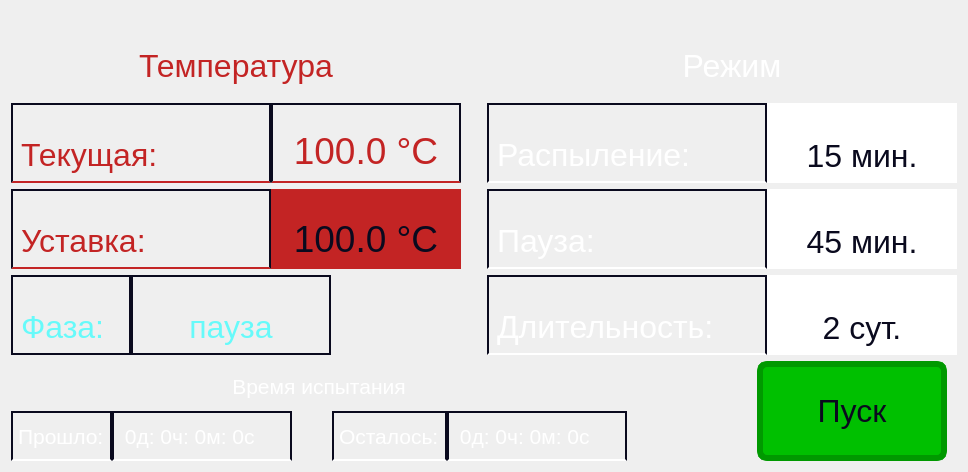
      <widget class="QWidget" name="tab">
       <attribute name="title">
        <string>Режим</string>
       </attribute>
       <layout class="QVBoxLayout" name="verticalLayout_2">
        <item>
         <spacer name="verticalSpacer">
          <property name="orientation">
           <enum>Qt::Vertical</enum>
          </property>
          <property name="sizeType">
           <enum>QSizePolicy::Maximum</enum>
          </property>
          <property name="sizeHint" stdset="0">
           <size>
            <width>20</width>
            <height>30</height>
           </size>
          </property>
         </spacer>
        </item>
        <item>
         <layout class="QHBoxLayout" name="horizontalLayout_5">
          <property name="topMargin">
           <number>0</number>
          </property>
          <property name="bottomMargin">
           <number>6</number>
          </property>
          <item>
           <widget class="QLabel" name="label_4">
            <property name="minimumSize">
             <size>
              <width>450</width>
              <height>50</height>
             </size>
            </property>
            <property name="font">
             <font>
              <pointsize>24</pointsize>
             </font>
            </property>
            <property name="styleSheet">
             <string notr="true">color: rgb(195, 36, 36);</string>
            </property>
            <property name="text">
             <string>Температура</string>
            </property>
            <property name="alignment">
             <set>Qt::AlignCenter</set>
            </property>
           </widget>
          </item>
          <item>
           <spacer name="horizontalSpacer_5">
            <property name="orientation">
             <enum>Qt::Horizontal</enum>
            </property>
            <property name="sizeHint" stdset="0">
             <size>
              <width>40</width>
              <height>20</height>
             </size>
            </property>
           </spacer>
          </item>
          <item>
           <widget class="QLabel" name="label_2">
            <property name="minimumSize">
             <size>
              <width>450</width>
              <height>50</height>
             </size>
            </property>
            <property name="font">
             <font>
              <pointsize>24</pointsize>
             </font>
            </property>
            <property name="styleSheet">
             <string notr="true">color: rgb(255, 255, 255);</string>
            </property>
            <property name="text">
             <string>Режим</string>
            </property>
            <property name="alignment">
             <set>Qt::AlignCenter</set>
            </property>
           </widget>
          </item>
         </layout>
        </item>
        <item>
         <layout class="QHBoxLayout" name="horizontalLayout">
          <property name="spacing">
           <number>0</number>
          </property>
          <item>
           <widget class="QLabel" name="label">
            <property name="sizePolicy">
             <sizepolicy hsizetype="Minimum" vsizetype="Minimum">
              <horstretch>0</horstretch>
              <verstretch>0</verstretch>
             </sizepolicy>
            </property>
            <property name="minimumSize">
             <size>
              <width>260</width>
              <height>80</height>
             </size>
            </property>
            <property name="font">
             <font>
              <pointsize>24</pointsize>
             </font>
            </property>
            <property name="styleSheet">
             <string notr="true">color: rgb(195, 36, 36);
    border: 2px solid rgb(10, 10, 30);
    border-bottom-color: rgb(195, 36, 36);</string>
            </property>
            <property name="text">
             <string>Текущая:</string>
            </property>
            <property name="alignment">
             <set>Qt::AlignBottom|Qt::AlignLeading|Qt::AlignLeft</set>
            </property>
           </widget>
          </item>
          <item>
           <widget class="QLabel" name="lblTemperature">
            <property name="sizePolicy">
             <sizepolicy hsizetype="Minimum" vsizetype="Minimum">
              <horstretch>0</horstretch>
              <verstretch>0</verstretch>
             </sizepolicy>
            </property>
            <property name="minimumSize">
             <size>
              <width>190</width>
              <height>0</height>
             </size>
            </property>
            <property name="font">
             <font>
              <pointsize>28</pointsize>
             </font>
            </property>
            <property name="styleSheet">
             <string notr="true">color: rgb(195, 36, 36);
    border: 2px solid rgb(10, 10, 30);
    border-bottom-color: rgb(195, 36, 36);</string>
            </property>
            <property name="text">
             <string>100.0 °C</string>
            </property>
            <property name="alignment">
             <set>Qt::AlignBottom|Qt::AlignHCenter</set>
            </property>
           </widget>
          </item>
          <item>
           <spacer name="horizontalSpacer">
            <property name="orientation">
             <enum>Qt::Horizontal</enum>
            </property>
            <property name="sizeType">
             <enum>QSizePolicy::Expanding</enum>
            </property>
            <property name="sizeHint" stdset="0">
             <size>
              <width>20</width>
              <height>20</height>
             </size>
            </property>
           </spacer>
          </item>
          <item>
           <widget class="QLabel" name="label_7">
            <property name="sizePolicy">
             <sizepolicy hsizetype="Minimum" vsizetype="Minimum">
              <horstretch>0</horstretch>
              <verstretch>0</verstretch>
             </sizepolicy>
            </property>
            <property name="minimumSize">
             <size>
              <width>280</width>
              <height>0</height>
             </size>
            </property>
            <property name="font">
             <font>
              <pointsize>24</pointsize>
             </font>
            </property>
            <property name="styleSheet">
             <string notr="true">color: #FFFFFF;
    border: 2px solid rgb(10, 10, 30);
    border-bottom-color: #FFFFFF;</string>
            </property>
            <property name="text">
             <string>Распыление:</string>
            </property>
            <property name="alignment">
             <set>Qt::AlignBottom|Qt::AlignLeading|Qt::AlignLeft</set>
            </property>
           </widget>
          </item>
          <item>
           <widget class="QPushButton" name="btnWorkTime">
            <property name="sizePolicy">
             <sizepolicy hsizetype="Minimum" vsizetype="Minimum">
              <horstretch>0</horstretch>
              <verstretch>0</verstretch>
             </sizepolicy>
            </property>
            <property name="minimumSize">
             <size>
              <width>190</width>
              <height>0</height>
             </size>
            </property>
            <property name="font">
             <font>
              <pointsize>24</pointsize>
             </font>
            </property>
            <property name="focusPolicy">
             <enum>Qt::NoFocus</enum>
            </property>
            <property name="styleSheet">
             <string notr="true">color: #0A0A1E;
    background-color: #FFFFFF;
border: 2px solid #FFFFFF;
text-align: bottom;
padding-bottom: 7px;</string>
            </property>
            <property name="text">
             <string>15 мин.</string>
            </property>
           </widget>
          </item>
         </layout>
        </item>
        <item>
         <layout class="QHBoxLayout" name="horizontalLayout_3">
          <property name="spacing">
           <number>0</number>
          </property>
          <item>
           <widget class="QLabel" name="label_6">
            <property name="sizePolicy">
             <sizepolicy hsizetype="Minimum" vsizetype="Minimum">
              <horstretch>0</horstretch>
              <verstretch>0</verstretch>
             </sizepolicy>
            </property>
            <property name="minimumSize">
             <size>
              <width>260</width>
              <height>80</height>
             </size>
            </property>
            <property name="font">
             <font>
              <pointsize>24</pointsize>
             </font>
            </property>
            <property name="styleSheet">
             <string notr="true">color: rgb(195, 36, 36);
    border: 2px solid rgb(10, 10, 30);
    border-bottom-color: rgb(195, 36, 36);
text-align: bottom;
</string>
            </property>
            <property name="text">
             <string>Уставка:</string>
            </property>
            <property name="alignment">
             <set>Qt::AlignBottom|Qt::AlignLeading|Qt::AlignLeft</set>
            </property>
           </widget>
          </item>
          <item>
           <widget class="QPushButton" name="btnTemperatureTarget">
            <property name="sizePolicy">
             <sizepolicy hsizetype="Minimum" vsizetype="Minimum">
              <horstretch>0</horstretch>
              <verstretch>0</verstretch>
             </sizepolicy>
            </property>
            <property name="minimumSize">
             <size>
              <width>190</width>
              <height>0</height>
             </size>
            </property>
            <property name="font">
             <font>
              <pointsize>28</pointsize>
             </font>
            </property>
            <property name="focusPolicy">
             <enum>Qt::NoFocus</enum>
            </property>
            <property name="styleSheet">
             <string notr="true">border: 2px solid rgb(195, 36, 36);
color: rgb(10, 10, 30);
background-color: rgb(195, 36, 36);
text-align: bottom;
padding-bottom: 7px;</string>
            </property>
            <property name="text">
             <string>100.0 °C</string>
            </property>
           </widget>
          </item>
          <item>
           <spacer name="horizontalSpacer_2">
            <property name="orientation">
             <enum>Qt::Horizontal</enum>
            </property>
            <property name="sizeType">
             <enum>QSizePolicy::Expanding</enum>
            </property>
            <property name="sizeHint" stdset="0">
             <size>
              <width>20</width>
              <height>20</height>
             </size>
            </property>
           </spacer>
          </item>
          <item>
           <widget class="QLabel" name="label_8">
            <property name="sizePolicy">
             <sizepolicy hsizetype="Minimum" vsizetype="Minimum">
              <horstretch>0</horstretch>
              <verstretch>0</verstretch>
             </sizepolicy>
            </property>
            <property name="minimumSize">
             <size>
              <width>280</width>
              <height>0</height>
             </size>
            </property>
            <property name="font">
             <font>
              <pointsize>24</pointsize>
             </font>
            </property>
            <property name="styleSheet">
             <string notr="true">color: #FFFFFF;
    border: 2px solid rgb(10,10,30);
    border-bottom-color: #FFFFFF;</string>
            </property>
            <property name="text">
             <string>Пауза:</string>
            </property>
            <property name="alignment">
             <set>Qt::AlignBottom|Qt::AlignLeading|Qt::AlignLeft</set>
            </property>
           </widget>
          </item>
          <item>
           <widget class="QPushButton" name="btnPauseTime">
            <property name="sizePolicy">
             <sizepolicy hsizetype="Minimum" vsizetype="Minimum">
              <horstretch>0</horstretch>
              <verstretch>0</verstretch>
             </sizepolicy>
            </property>
            <property name="minimumSize">
             <size>
              <width>190</width>
              <height>0</height>
             </size>
            </property>
            <property name="font">
             <font>
              <pointsize>24</pointsize>
             </font>
            </property>
            <property name="focusPolicy">
             <enum>Qt::NoFocus</enum>
            </property>
            <property name="styleSheet">
             <string notr="true">color: #0A0A1E;
    background-color: #FFFFFF;
border: 2px solid #FFFFFF;
text-align: bottom;
padding-bottom: 7px;</string>
            </property>
            <property name="text">
             <string>45 мин.</string>
            </property>
           </widget>
          </item>
         </layout>
        </item>
        <item>
         <layout class="QHBoxLayout" name="horizontalLayout_4">
          <property name="spacing">
           <number>0</number>
          </property>
          <item>
           <widget class="QLabel" name="label_3">
            <property name="sizePolicy">
             <sizepolicy hsizetype="Maximum" vsizetype="Maximum">
              <horstretch>0</horstretch>
              <verstretch>0</verstretch>
             </sizepolicy>
            </property>
            <property name="minimumSize">
             <size>
              <width>120</width>
              <height>80</height>
             </size>
            </property>
            <property name="font">
             <font>
              <pointsize>24</pointsize>
             </font>
            </property>
            <property name="styleSheet">
             <string notr="true">color: #67FAFA;
    border: 2px solid rgb(10,10,30);</string>
            </property>
            <property name="text">
             <string>Фаза:</string>
            </property>
            <property name="alignment">
             <set>Qt::AlignBottom|Qt::AlignLeading|Qt::AlignLeft</set>
            </property>
           </widget>
          </item>
          <item>
           <widget class="QLabel" name="lblWork">
            <property name="enabled">
             <bool>true</bool>
            </property>
            <property name="sizePolicy">
             <sizepolicy hsizetype="Minimum" vsizetype="Preferred">
              <horstretch>0</horstretch>
              <verstretch>0</verstretch>
             </sizepolicy>
            </property>
            <property name="minimumSize">
             <size>
              <width>200</width>
              <height>80</height>
             </size>
            </property>
            <property name="palette">
             <palette>
              <active>
               <colorrole role="WindowText">
                <brush brushstyle="SolidPattern">
                 <color alpha="255">
                  <red>103</red>
                  <green>250</green>
                  <blue>250</blue>
                 </color>
                </brush>
               </colorrole>
               <colorrole role="Button">
                <brush brushstyle="SolidPattern">
                 <color alpha="255">
                  <red>10</red>
                  <green>10</green>
                  <blue>30</blue>
                 </color>
                </brush>
               </colorrole>
               <colorrole role="Text">
                <brush brushstyle="SolidPattern">
                 <color alpha="255">
                  <red>103</red>
                  <green>250</green>
                  <blue>250</blue>
                 </color>
                </brush>
               </colorrole>
               <colorrole role="ButtonText">
                <brush brushstyle="SolidPattern">
                 <color alpha="255">
                  <red>103</red>
                  <green>250</green>
                  <blue>250</blue>
                 </color>
                </brush>
               </colorrole>
               <colorrole role="Base">
                <brush brushstyle="SolidPattern">
                 <color alpha="255">
                  <red>10</red>
                  <green>10</green>
                  <blue>30</blue>
                 </color>
                </brush>
               </colorrole>
               <colorrole role="Window">
                <brush brushstyle="SolidPattern">
                 <color alpha="255">
                  <red>10</red>
                  <green>10</green>
                  <blue>30</blue>
                 </color>
                </brush>
               </colorrole>
              </active>
              <inactive>
               <colorrole role="WindowText">
                <brush brushstyle="SolidPattern">
                 <color alpha="255">
                  <red>103</red>
                  <green>250</green>
                  <blue>250</blue>
                 </color>
                </brush>
               </colorrole>
               <colorrole role="Button">
                <brush brushstyle="SolidPattern">
                 <color alpha="255">
                  <red>10</red>
                  <green>10</green>
                  <blue>30</blue>
                 </color>
                </brush>
               </colorrole>
               <colorrole role="Text">
                <brush brushstyle="SolidPattern">
                 <color alpha="255">
                  <red>103</red>
                  <green>250</green>
                  <blue>250</blue>
                 </color>
                </brush>
               </colorrole>
               <colorrole role="ButtonText">
                <brush brushstyle="SolidPattern">
                 <color alpha="255">
                  <red>103</red>
                  <green>250</green>
                  <blue>250</blue>
                 </color>
                </brush>
               </colorrole>
               <colorrole role="Base">
                <brush brushstyle="SolidPattern">
                 <color alpha="255">
                  <red>10</red>
                  <green>10</green>
                  <blue>30</blue>
                 </color>
                </brush>
               </colorrole>
               <colorrole role="Window">
                <brush brushstyle="SolidPattern">
                 <color alpha="255">
                  <red>10</red>
                  <green>10</green>
                  <blue>30</blue>
                 </color>
                </brush>
               </colorrole>
              </inactive>
              <disabled>
               <colorrole role="WindowText">
                <brush brushstyle="SolidPattern">
                 <color alpha="255">
                  <red>103</red>
                  <green>250</green>
                  <blue>250</blue>
                 </color>
                </brush>
               </colorrole>
               <colorrole role="Button">
                <brush brushstyle="SolidPattern">
                 <color alpha="255">
                  <red>10</red>
                  <green>10</green>
                  <blue>30</blue>
                 </color>
                </brush>
               </colorrole>
               <colorrole role="Text">
                <brush brushstyle="SolidPattern">
                 <color alpha="255">
                  <red>103</red>
                  <green>250</green>
                  <blue>250</blue>
                 </color>
                </brush>
               </colorrole>
               <colorrole role="ButtonText">
                <brush brushstyle="SolidPattern">
                 <color alpha="255">
                  <red>103</red>
                  <green>250</green>
                  <blue>250</blue>
                 </color>
                </brush>
               </colorrole>
               <colorrole role="Base">
                <brush brushstyle="SolidPattern">
                 <color alpha="255">
                  <red>10</red>
                  <green>10</green>
                  <blue>30</blue>
                 </color>
                </brush>
               </colorrole>
               <colorrole role="Window">
                <brush brushstyle="SolidPattern">
                 <color alpha="255">
                  <red>10</red>
                  <green>10</green>
                  <blue>30</blue>
                 </color>
                </brush>
               </colorrole>
              </disabled>
             </palette>
            </property>
            <property name="font">
             <font>
              <pointsize>24</pointsize>
             </font>
            </property>
            <property name="styleSheet">
             <string notr="true">color: #67FAFA;
    border: 2px solid rgb(10,10,30);</string>
            </property>
            <property name="text">
             <string>пауза</string>
            </property>
            <property name="alignment">
             <set>Qt::AlignBottom|Qt::AlignHCenter</set>
            </property>
           </widget>
          </item>
          <item>
           <spacer name="horizontalSpacer_7">
            <property name="orientation">
             <enum>Qt::Horizontal</enum>
            </property>
            <property name="sizeHint" stdset="0">
             <size>
              <width>40</width>
              <height>20</height>
             </size>
            </property>
           </spacer>
          </item>
          <item>
           <widget class="QLabel" name="label_25">
            <property name="minimumSize">
             <size>
              <width>280</width>
              <height>80</height>
             </size>
            </property>
            <property name="font">
             <font>
              <pointsize>24</pointsize>
             </font>
            </property>
            <property name="styleSheet">
             <string notr="true">color: #FFFFFF;
    border: 2px solid rgb(10,10,30);
    border-bottom-color: #FFFFFF;</string>
            </property>
            <property name="text">
             <string>Длительность:</string>
            </property>
            <property name="alignment">
             <set>Qt::AlignBottom|Qt::AlignLeading|Qt::AlignLeft</set>
            </property>
           </widget>
          </item>
          <item>
           <widget class="QPushButton" name="btnDays">
            <property name="sizePolicy">
             <sizepolicy hsizetype="Minimum" vsizetype="Preferred">
              <horstretch>0</horstretch>
              <verstretch>0</verstretch>
             </sizepolicy>
            </property>
            <property name="minimumSize">
             <size>
              <width>190</width>
              <height>0</height>
             </size>
            </property>
            <property name="font">
             <font>
              <pointsize>24</pointsize>
             </font>
            </property>
            <property name="focusPolicy">
             <enum>Qt::NoFocus</enum>
            </property>
            <property name="styleSheet">
             <string notr="true">color: #0A0A1E;
    background-color: #FFFFFF;
border: 2px solid #FFFFFF;
text-align: bottom;
padding-bottom: 7px;</string>
            </property>
            <property name="text">
             <string>2 сут.</string>
            </property>
           </widget>
          </item>
         </layout>
        </item>
        <item>
         <layout class="QHBoxLayout" name="horizontalLayout_2">
          <property name="spacing">
           <number>0</number>
          </property>
          <item>
           <layout class="QVBoxLayout" name="verticalLayout_10">
            <property name="leftMargin">
             <number>0</number>
            </property>
            <property name="topMargin">
             <number>0</number>
            </property>
            <property name="rightMargin">
             <number>0</number>
            </property>
            <item>
             <widget class="QLabel" name="label_16">
              <property name="font">
               <font>
                <pointsize>16</pointsize>
               </font>
              </property>
              <property name="styleSheet">
               <string notr="true">color: rgb(255, 255, 255);</string>
              </property>
              <property name="text">
               <string>Время испытания</string>
              </property>
              <property name="alignment">
               <set>Qt::AlignCenter</set>
              </property>
             </widget>
            </item>
            <item>
             <layout class="QHBoxLayout" name="horizontalLayout_8">
              <property name="spacing">
               <number>0</number>
              </property>
              <property name="rightMargin">
               <number>0</number>
              </property>
              <item>
               <widget class="QLabel" name="label_19">
                <property name="font">
                 <font>
                  <pointsize>16</pointsize>
                 </font>
                </property>
                <property name="styleSheet">
                 <string notr="true">color: #FFFFFF;
    border: 2px solid rgb(10, 10, 30);
    border-bottom-color: #FFFFFF;</string>
                </property>
                <property name="text">
                 <string>Прошло:</string>
                </property>
               </widget>
              </item>
              <item>
               <widget class="QLabel" name="lblTimeGone">
                <property name="sizePolicy">
                 <sizepolicy hsizetype="Maximum" vsizetype="Preferred">
                  <horstretch>0</horstretch>
                  <verstretch>0</verstretch>
                 </sizepolicy>
                </property>
                <property name="minimumSize">
                 <size>
                  <width>180</width>
                  <height>0</height>
                 </size>
                </property>
                <property name="font">
                 <font>
                  <pointsize>16</pointsize>
                 </font>
                </property>
                <property name="styleSheet">
                 <string notr="true">color: #FFFFFF;
    border: 2px solid rgb(10, 10, 30);
    border-bottom-color: #FFFFFF;</string>
                </property>
                <property name="text">
                 <string> 0д: 0ч: 0м: 0с</string>
                </property>
               </widget>
              </item>
              <item>
               <spacer name="horizontalSpacer_9">
                <property name="orientation">
                 <enum>Qt::Horizontal</enum>
                </property>
                <property name="sizeHint" stdset="0">
                 <size>
                  <width>40</width>
                  <height>20</height>
                 </size>
                </property>
               </spacer>
              </item>
              <item>
               <widget class="QLabel" name="label_21">
                <property name="font">
                 <font>
                  <pointsize>16</pointsize>
                 </font>
                </property>
                <property name="styleSheet">
                 <string notr="true">color: #FFFFFF;
    border: 2px solid rgb(10, 10, 30);
    border-bottom-color: #FFFFFF;</string>
                </property>
                <property name="text">
                 <string>Осталось:</string>
                </property>
               </widget>
              </item>
              <item>
               <widget class="QLabel" name="lblTimeLost">
                <property name="sizePolicy">
                 <sizepolicy hsizetype="Maximum" vsizetype="Preferred">
                  <horstretch>0</horstretch>
                  <verstretch>0</verstretch>
                 </sizepolicy>
                </property>
                <property name="minimumSize">
                 <size>
                  <width>180</width>
                  <height>0</height>
                 </size>
                </property>
                <property name="font">
                 <font>
                  <pointsize>16</pointsize>
                 </font>
                </property>
                <property name="styleSheet">
                 <string notr="true">color: #FFFFFF;
    border: 2px solid rgb(10, 10, 30);
    border-bottom-color: #FFFFFF;</string>
                </property>
                <property name="text">
                 <string> 0д: 0ч: 0м: 0с</string>
                </property>
               </widget>
              </item>
             </layout>
            </item>
           </layout>
          </item>
          <item>
           <spacer name="horizontalSpacer_4">
            <property name="orientation">
             <enum>Qt::Horizontal</enum>
            </property>
            <property name="sizeHint" stdset="0">
             <size>
              <width>40</width>
              <height>20</height>
             </size>
            </property>
           </spacer>
          </item>
          <item>
           <widget class="QPushButton" name="btnStart">
            <property name="sizePolicy">
             <sizepolicy hsizetype="Maximum" vsizetype="Minimum">
              <horstretch>0</horstretch>
              <verstretch>0</verstretch>
             </sizepolicy>
            </property>
            <property name="minimumSize">
             <size>
              <width>190</width>
              <height>100</height>
             </size>
            </property>
            <property name="font">
             <font>
              <pointsize>24</pointsize>
             </font>
            </property>
            <property name="focusPolicy">
             <enum>Qt::NoFocus</enum>
            </property>
            <property name="styleSheet">
             <string notr="true">color: rgb(10, 10, 30);
background-color: #00C000;
border: 6px solid #009900;
border-top-left-radius: 10px;
border-top-right-radius: 10px;
border-bottom-left-radius: 10px;
border-bottom-right-radius: 10px;</string>
            </property>
            <property name="text">
             <string>Пуск</string>
            </property>
            <property name="checkable">
             <bool>true</bool>
            </property>
            <property name="checked">
             <bool>false</bool>
            </property>
           </widget>
          </item>
          <item>
           <spacer name="horizontalSpacer_6">
            <property name="orientation">
             <enum>Qt::Horizontal</enum>
            </property>
            <property name="sizeType">
             <enum>QSizePolicy::Maximum</enum>
            </property>
            <property name="sizeHint" stdset="0">
             <size>
              <width>10</width>
              <height>20</height>
             </size>
            </property>
           </spacer>
          </item>
         </layout>
        </item>
       </layout>
      </widget>
